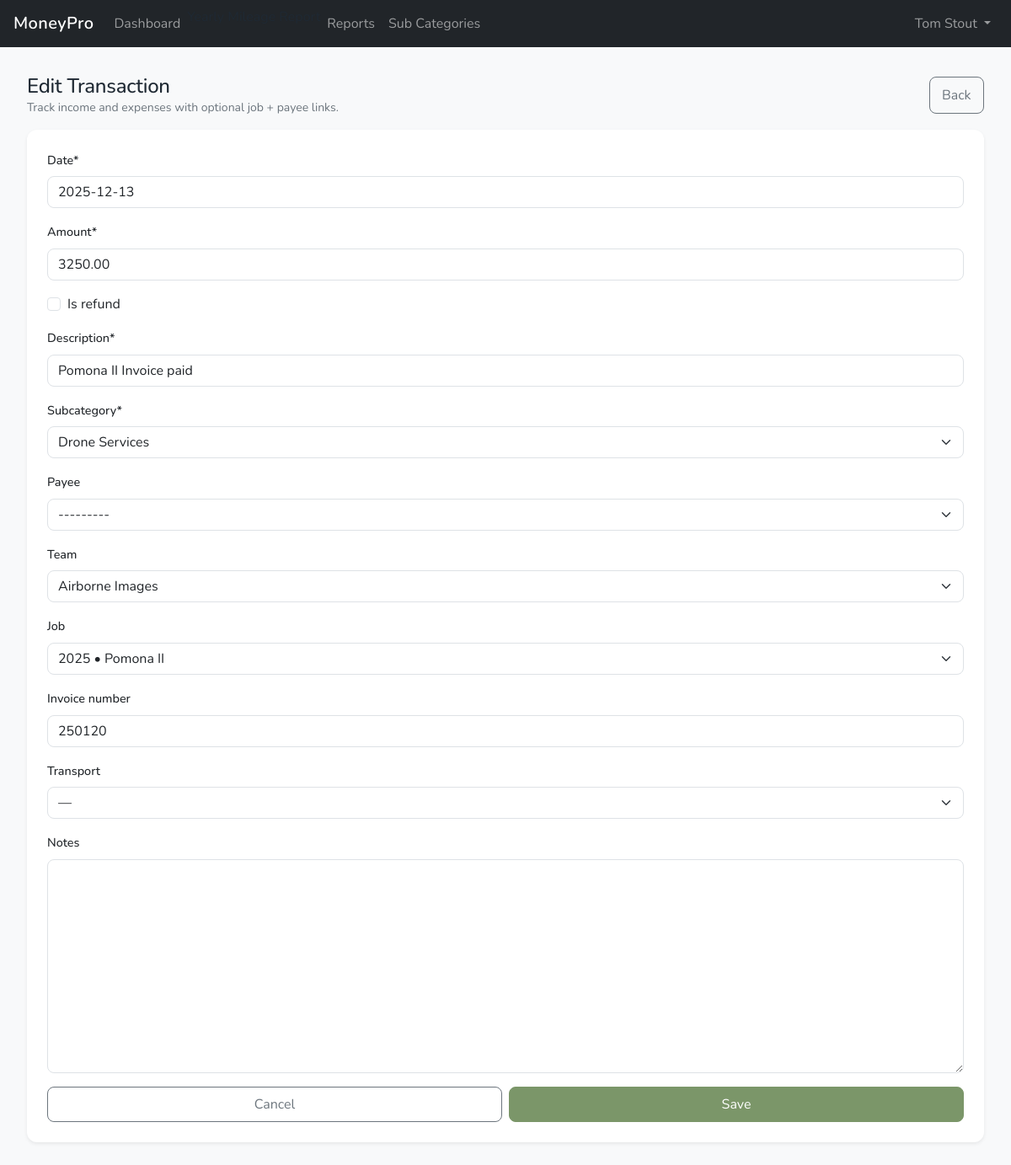
Page /transactions/1497/edit/ (signed in) on the earlier database version.
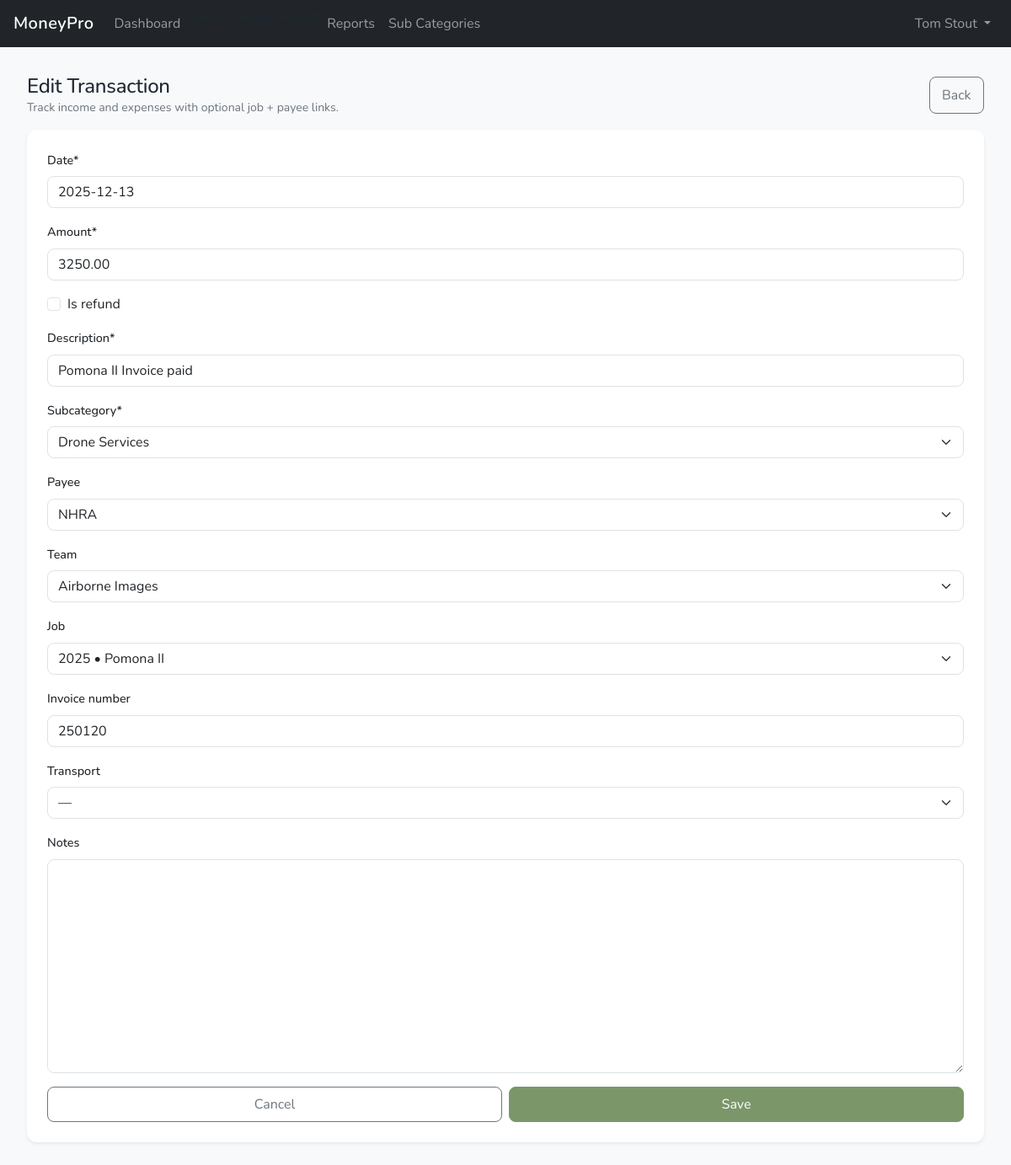
Same page on the later database version.
### ledger/models.py (models this page shows, shortened)
class Transaction(BusinessOwnedModelMixin):
    TRANSPORT_CHOICES = [
        ("", "—"),
        ("personal_vehicle", "Personal vehicle"),
        ("rental_car", "Rental car"),
        ("business_vehicle", "Business vehicle"),
    ]
    class TransactionType(models.TextChoices):
        INCOME = "income", "Income"
        EXPENSE = "expense", "Expense"
    date              = models.DateField(default=timezone.now)
    amount            = models.DecimalField(max_digits=12, decimal_places=2, default=Decimal("0.00"))
    description       = models.CharField(max_length=255)
    subcategory       = models.ForeignKey(SubCategory, on_delete=models.PROTECT, related_name="transactions")
    category          = models.ForeignKey(Category, on_delete=models.PROTECT, related_name="transactions", editable=False)
    trans_type        = models.CharField(max_length=10, choices=TransactionType.choices, editable=False)
    is_refund         = models.BooleanField(default=False)
    payee             = models.ForeignKey(Payee, on_delete=models.PROTECT, related_name="transactions", null=True, blank=True)
    team              = models.ForeignKey(Team, on_delete=models.PROTECT, related_name="transactions", null=True, blank=True)
    job               = models.ForeignKey(Job, on_delete=models.PROTECT, related_name="transactions", null=True, blank=True)
    invoice_number    = models.CharField(max_length=25, blank=True)
    transport_type    = models.CharField(max_length=20, choices=TRANSPORT_CHOICES, blank=True, default="")
    vehicle           = models.ForeignKey("vehicles.Vehicle", on_delete=models.PROTECT, related_name="transactions", null=True, blank=True,)
    notes             = models.TextField(blank=True)
    created_at        = models.DateTimeField(auto_now_add=True)
    updated_at        = models.DateTimeField(auto_now=True)
    class Meta:
        ordering = ["-date", "-id"]

### ledger/views.py (the view, shortened to what this page needs)
# urls.py: path("transactions/<int:pk>/edit/", TransactionUpdateView.as_view(), name="transaction_update"),
class TransactionUpdateView(LoginRequiredMixin, UpdateView):
    model = Transaction
    form_class = TransactionForm
    template_name = "ledger/transactions/transaction_form.html"
    success_url = reverse_lazy("ledger:transaction_list")
    def get_queryset(self):
        return Transaction.objects.filter(business=self.request.business)
    def get_form_kwargs(self):
        kwargs = super().get_form_kwargs()
        kwargs["business"] = self.request.business
        return kwargs

### ledger/models.py (called while the page is built)
    def __str__(self) -> str:
        return f"{self.name}"

    def __str__(self) -> str:
        return self.display_name

    def __str__(self) -> str:
        return f"{self.year} • {self.title}"

    def __str__(self) -> str:
        return self.name

### ledger/templates/ledger/transactions/transaction_form.html (shortened to what this page needs)
{% extends "index.html" %}
{% load crispy_forms_tags %}
{% block content %}
<div class="container-fluid px-2 px-md-3 py-3">
  <div class="d-flex justify-content-between align-items-center mb-3">
    <div>
      <h1 class="h4 mb-0">{% if object %}Edit Transaction{% else %}Add Transaction{% endif %}</h1>
      <div class="text-muted small">Track income and expenses with optional job + payee links.</div>
    </div>
    <a class="btn btn-outline-secondary" href="{% url 'ledger:transaction_list' %}">Back</a>
  </div>
  <div class="card shadow-sm">
    <div class="card-body p-3 p-md-4">
      <form method="post" novalidate>
        {{ form|crispy }}
        <div class="d-grid d-sm-flex gap-2 justify-content-sm-end mt-3">
          <a class="btn btn-outline-secondary w-100 w-sm-auto py-2"
            href="{% url 'ledger:transaction_list' %}">Cancel</a>
          <button type="submit" class="btn btn-primary w-100 w-sm-auto py-2">Save</button>
        </div>
      </form>
    </div>
  </div>
</div>
{% endblock %}

Differences in the rows shown:
changed Transaction "Pomona II Invoice paid": payee "---------" → "NHRA"
